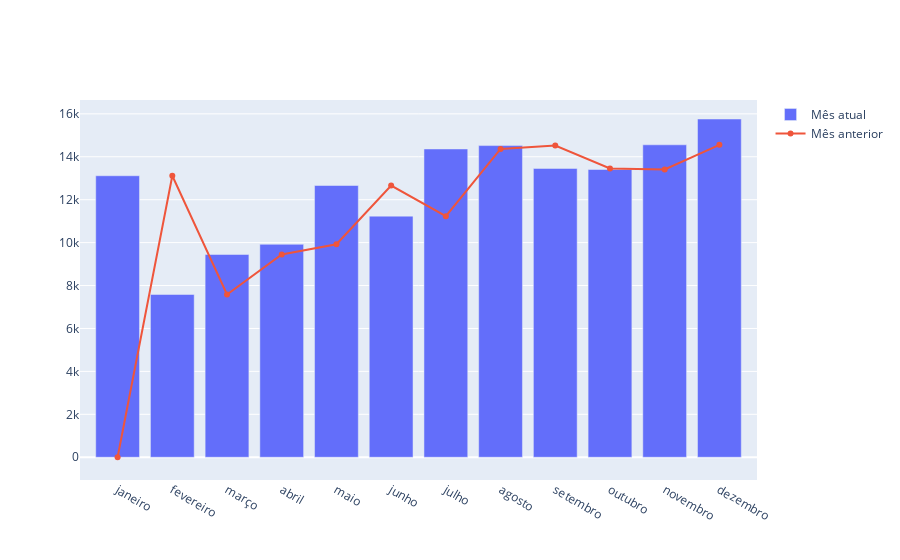

The notebook cell this image was saved under:
### Code cell
fig = go.Figure()
fig.add_trace(
    go.Bar(
        x=dataframe['NOME_MES_CHEGADA_PREVISTA'],
        y=dataframe['TOTAL_FAIXA'],
        name='Mês atual',

    )
)

fig.add_trace(
    go.Scatter(
        x=dataframe['NOME_MES_CHEGADA_PREVISTA'],
        y=dataframe['TOTAL_FAIXA_MES_ANTERIOR'],
        name='Mês anterior'
    )
)

fig.show()

### Figure 1 — Plotly figure (JSON) as saved in the notebook; plotly's stock layout.template omitted (floating-point values rounded to 4 significant figures)
{"data": [{"name": "Mês atual", "type": "bar", "x": ["janeiro", "fevereiro", "março", "abril", "maio", "junho", "julho", "agosto", "setembro", "outubro", "novembro", "dezembro"], "y": [13116, 7584, 9448, 9922, 12661, 11234, 14363, 14521, 13457, 13407, 14558, 15760]}, {"name": "Mês anterior", "type": "scatter", "x": ["janeiro", "fevereiro", "março", "abril", "maio", "junho", "julho", "agosto", "setembro", "outubro", "novembro", "dezembro"], "y": ["0", 13116, 7584, 9448, 9922, 12661, 11234, 14363, 14521, 13457, 13407, 14558]}], "layout": {}}
